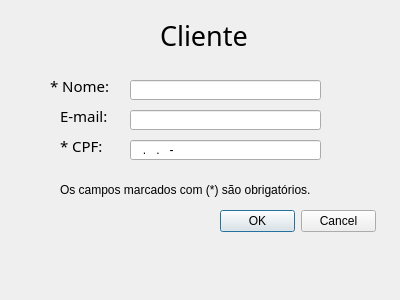
<?xml version="1.0" encoding="UTF-8"?>
<ui version="4.0">
 <class>cliente</class>
 <widget class="QDialog" name="cliente">
  <property name="geometry">
   <rect>
    <x>0</x>
    <y>0</y>
    <width>400</width>
    <height>300</height>
   </rect>
  </property>
  <property name="windowTitle">
   <string>Dialog</string>
  </property>
  <widget class="QLabel" name="label_4">
   <property name="geometry">
    <rect>
     <x>60</x>
     <y>130</y>
     <width>71</width>
     <height>31</height>
    </rect>
   </property>
   <property name="font">
    <font>
     <family>Century Gothic</family>
     <pointsize>11</pointsize>
     <weight>50</weight>
     <bold>false</bold>
    </font>
   </property>
   <property name="text">
    <string>* CPF:</string>
   </property>
  </widget>
  <widget class="QLabel" name="label_3">
   <property name="geometry">
    <rect>
     <x>60</x>
     <y>100</y>
     <width>71</width>
     <height>31</height>
    </rect>
   </property>
   <property name="font">
    <font>
     <family>Century Gothic</family>
     <pointsize>11</pointsize>
     <weight>50</weight>
     <bold>false</bold>
    </font>
   </property>
   <property name="text">
    <string>E-mail:</string>
   </property>
  </widget>
  <widget class="QLabel" name="label_2">
   <property name="geometry">
    <rect>
     <x>50</x>
     <y>70</y>
     <width>71</width>
     <height>31</height>
    </rect>
   </property>
   <property name="font">
    <font>
     <family>Century Gothic</family>
     <pointsize>11</pointsize>
     <weight>50</weight>
     <bold>false</bold>
    </font>
   </property>
   <property name="text">
    <string>* Nome:</string>
   </property>
  </widget>
  <widget class="QLineEdit" name="txtCPF">
   <property name="geometry">
    <rect>
     <x>130</x>
     <y>140</y>
     <width>191</width>
     <height>20</height>
    </rect>
   </property>
   <property name="inputMethodHints">
    <set>Qt::ImhDigitsOnly</set>
   </property>
   <property name="inputMask">
    <string>999.999.999-99</string>
   </property>
   <property name="text">
    <string>..-</string>
   </property>
  </widget>
  <widget class="QDialogButtonBox" name="buttonBox_2">
   <property name="geometry">
    <rect>
     <x>220</x>
     <y>210</y>
     <width>156</width>
     <height>23</height>
    </rect>
   </property>
   <property name="standardButtons">
    <set>QDialogButtonBox::Cancel|QDialogButtonBox::Ok</set>
   </property>
  </widget>
  <widget class="QLabel" name="label">
   <property name="geometry">
    <rect>
     <x>160</x>
     <y>20</y>
     <width>111</width>
     <height>31</height>
    </rect>
   </property>
   <property name="font">
    <font>
     <family>Century Gothic</family>
     <pointsize>20</pointsize>
     <weight>50</weight>
     <bold>false</bold>
    </font>
   </property>
   <property name="text">
    <string>Cliente</string>
   </property>
  </widget>
  <widget class="QLineEdit" name="txtEmail">
   <property name="geometry">
    <rect>
     <x>130</x>
     <y>110</y>
     <width>191</width>
     <height>20</height>
    </rect>
   </property>
   <property name="maxLength">
    <number>100</number>
   </property>
  </widget>
  <widget class="QLineEdit" name="txtNome">
   <property name="geometry">
    <rect>
     <x>130</x>
     <y>80</y>
     <width>191</width>
     <height>20</height>
    </rect>
   </property>
   <property name="maxLength">
    <number>100</number>
   </property>
  </widget>
  <widget class="QLabel" name="label_5">
   <property name="geometry">
    <rect>
     <x>60</x>
     <y>180</y>
     <width>311</width>
     <height>20</height>
    </rect>
   </property>
   <property name="text">
    <string>Os campos marcados com (*) são obrigatórios.</string>
   </property>
  </widget>
 </widget>
 <tabstops>
  <tabstop>txtNome</tabstop>
  <tabstop>txtEmail</tabstop>
  <tabstop>txtCPF</tabstop>
 </tabstops>
 <resources/>
 <connections/>
</ui>
